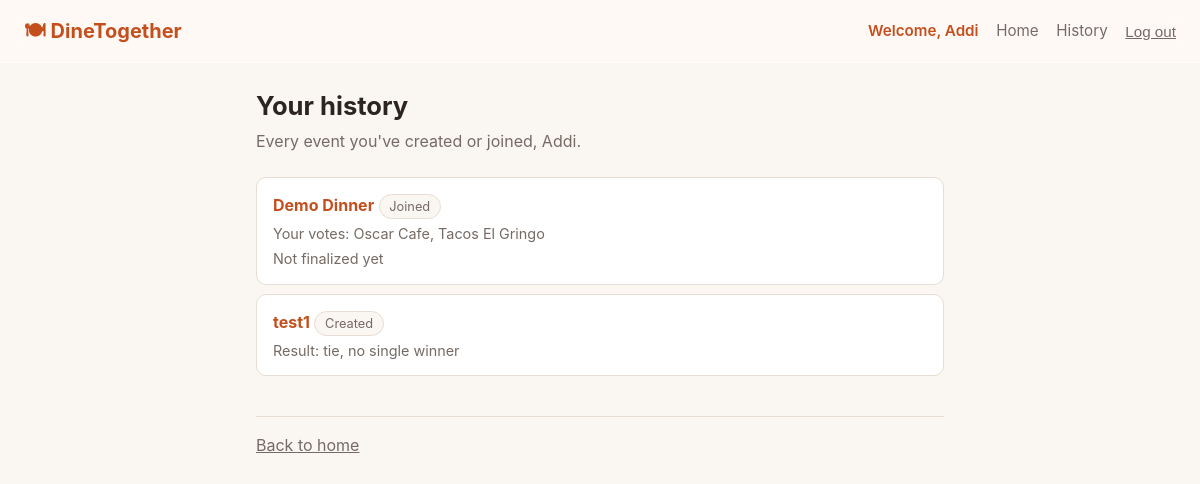
Screenshot of /history (signed in) with the database file from the repository.
### tables this page shows
CREATE TABLE users (
    id            INTEGER PRIMARY KEY AUTOINCREMENT,
    username      TEXT NOT NULL UNIQUE,
    password_hash TEXT NOT NULL,
    display_name  TEXT NOT NULL,
    created_at    TEXT NOT NULL DEFAULT (datetime('now'))
);

CREATE TABLE events (
    id          INTEGER PRIMARY KEY AUTOINCREMENT,
    name        TEXT NOT NULL,
    invite_code TEXT NOT NULL UNIQUE,
    created_at  TEXT NOT NULL DEFAULT (datetime('now'))
);

### app/routes.py (the view)
@bp.get("/history")
def history():
    user = _current_user()
    if user is None:
        return redirect(url_for("main.login"))
    entries = history_service.get_history_for_user(_repo(), _vote_repo(), _restaurant_repo(), user.id)
    return render_template("history.html", entries=entries)

### app/db.py (called while the page is built)
def get_db() -> sqlite3.Connection:
    if "db" not in g:
        g.db = sqlite3.connect(
            current_app.config["DATABASE"],
            detect_types=sqlite3.PARSE_DECLTYPES,
        )
        g.db.row_factory = sqlite3.Row
        g.db.execute("PRAGMA foreign_keys = ON")
    return g.db

### app/repositories/event_repository.py (called while the page is built)
    def get_participant_for_user(self, event_id: int, user_id: int) -> Participant | None:
        row = self._db.execute(
            "SELECT id, event_id, user_id, display_name FROM participants "
            "WHERE event_id = ? AND user_id = ?",
            (event_id, user_id),
        ).fetchone()
        if row is None:
            return None
        return Participant(
            id=row["id"], event_id=row["event_id"], user_id=row["user_id"], display_name=row["display_name"]
        )

    def list_events_for_user(self, user_id: int) -> list[tuple[Event, bool]]:
        rows = self._db.execute(
            "SELECT e.id, e.name, e.invite_code, e.created_at, "
            "       p.id = (SELECT MIN(id) FROM participants WHERE event_id = e.id) AS is_creator "
            "FROM events e "
            "JOIN participants p ON p.event_id = e.id "
            "WHERE p.user_id = ? ORDER BY p.joined_at DESC",
            (user_id,),
        ).fetchall()
        return [
            (
                Event(id=r["id"], name=r["name"], invite_code=r["invite_code"], created_at=r["created_at"]),
                bool(r["is_creator"]),
            )
            for r in rows
        ]

### app/repositories/restaurant_repository.py (called while the page is built)
def _row_to_restaurant(row: sqlite3.Row) -> Restaurant:
    tags = [
        tag.strip()
        for tag in row["dietary_tags"].split(",")
        if tag.strip()
    ]
    return Restaurant(
        id=row["id"],
        name=row["name"],
        cuisine=row["cuisine"],
        price_level=row["price_level"],
        dietary_tags=tags,
        distance_mi=row["distance_mi"],
        rating=row["rating"],
    )

    def get_by_id(
        self,
        restaurant_id: int,
    ) -> Restaurant | None:
        row = self._db.execute(
            """
            SELECT
                id,
                name,
                cuisine,
                price_level,
                dietary_tags,
                distance_mi,
                rating
            FROM restaurants
            WHERE id = ?
            """,
            (restaurant_id,),
        ).fetchone()
        return _row_to_restaurant(row) if row else None

### app/routes.py (called while the page is built)
def _repo() -> EventRepository:
    return EventRepository(get_db())

### app/templates/history.html (shortened to what this page needs)
{% extends "base.html" %}
{% block content %}
  <h1>Your history</h1>
  <p class="subtitle">Every event you've created or joined, {{ current_user.display_name }}.</p>
  {% if not entries %}
    <div class="card">
      <p>You haven't joined any events yet.</p>
      <a class="btn" href="{{ url_for('main.home') }}">Create or join an event</a>
    </div>
  {% else %}
    <ul class="history-list">
      {% for entry in entries %}
        <li>
          <a href="{{ url_for('main.event_home', event_id=entry.event.id) }}"><strong>{{ entry.event.name }}</strong></a>
          <span class="tag">{{ 'Created' if entry.is_creator else 'Joined' }}</span>
          {% if entry.my_choices %}
            <div class="meta">Your vote{{ 's' if entry.my_choices|length > 1 }}: {{ entry.my_choices|map(attribute='name')|join(', ') }}</div>
          {% endif %}
          {% if entry.finalized %}
            {% if entry.is_tie %}
              <div class="meta">Result: tie, no single winner</div>
            {% else %}
              <div class="meta">Result: {{ entry.winner.name }}</div>
            {% endif %}
          {% else %}
            <div class="meta">Not finalized yet</div>
          {% endif %}
        </li>
      {% endfor %}
    </ul>
  {% endif %}
  <footer class="hint"><a href="{{ url_for('main.home') }}">Back to home</a></footer>
{% endblock %}

### app/templates/base.html (shortened to what this page needs)
<!doctype html>
<html lang="en">
<head>
  <link rel="stylesheet" href="{{ url_for('static', filename='style.css') }}">
</head>
<body>
  <header class="site">
    <a class="brand" href="{{ url_for('main.home') }}">🍽 DineTogether</a>
{% if current_user %}
  <nav class="header-nav">
    <span class="welcome-badge">Welcome, {{ current_user.display_name }}</span>
    <a href="{{ url_for('main.home') }}">Home</a>
    <a href="{{ url_for('main.history') }}">History</a>
    <form method="post" action="{{ url_for('main.logout') }}" class="logout-form">
      <button type="submit" class="link-button">Log out</button>
    </form>
  </nav>
{% else %}
  <nav class="header-nav">
    <a href="{{ url_for('main.home') }}">Home</a>
    <a href="{{ url_for('main.login') }}">Log in</a>
    <a href="{{ url_for('main.register') }}">Sign up</a>
  </nav>
{% endif %}
  </header>
  <div class="page">
    {% block content %}{% endblock %}
  </div>
</body>
</html>

### app/static/style.css (style rules this page uses)
:root { --accent: #e2622a; --accent-dark: #c44f1d; --ink: #2b2420; --muted: #756b64; --bg: #faf6f1; --card: #ffffff; --border: #e7ddd3; --success-bg: #e9f6ea; --success-ink: #276b32; --error-bg: #fbe9e7; --error-ink: #a3311a; --radius: 10px; }
* { box-sizing: border-box; }
body { margin: 0; font-family: -apple-system, "Segoe UI", Roboto, Helvetica, Arial, sans-serif; background: var(--bg); color: var(--ink); line-height: 1.5; }
.page { max-width: 720px; margin: 0 auto; padding: 1.5rem 1rem 4rem; }
header.site { display: flex; align-items: center; justify-content: space-between; padding: 1rem 1.5rem; background: rgba(255, 250, 246, 0.88); backdrop-filter: blur(12px); -webkit-backdrop-filter: blur(12px); border-bottom: 1px solid rgba(255,255,255,0.35); position: relative; z-index: 10; }
header.site a.brand { font-size: 1.25rem; font-weight: 700; color: var(--accent-dark); text-decoration: none; }
header.site nav.header-nav { display: flex; align-items: center; gap: 1.1rem; }
header.site nav.header-nav a { color: var(--muted); text-decoration: none; font-size: 0.95rem; }
.logout-form { margin: 0; }
.welcome-badge { color: var(--accent-dark); font-weight: 600; font-size: 0.95rem; }
button.link-button { background: none; border: none; padding: 0; margin: 0; color: var(--muted); font-size: 0.95rem; font-weight: 400; cursor: pointer; text-decoration: underline; }
h1 { font-size: 1.6rem; margin: 0 0 0.25rem; }
.subtitle { color: var(--muted); margin: 0 0 1.5rem; }
button, .btn { display: inline-block; margin-top: 1.25rem; padding: 0.65rem 1.3rem; background: var(--accent); color: #fff; border: none; border-radius: 8px; font-size: 1rem; font-weight: 600; cursor: pointer; text-decoration: none; text-align: center; }
.tag { display: inline-block; background: var(--bg); border: 1px solid var(--border); border-radius: 999px; padding: 0.1rem 0.6rem; font-size: 0.8rem; margin: 0.15rem 0.25rem 0 0; color: var(--muted); }
ul.history-list { list-style: none; padding: 0; }
ul.history-list li { background: var(--card); border: 1px solid var(--border); border-radius: var(--radius); padding: 0.85rem 1rem; margin-bottom: 0.6rem; }
ul.history-list a { color: var(--accent-dark); text-decoration: none; }
ul.history-list .meta { color: var(--muted); font-size: 0.9rem; margin-top: 0.25rem; }
footer.hint { margin-top: 2.5rem; padding-top: 1rem; border-top: 1px solid var(--border); }
footer.hint a { color: var(--muted); }

### rows the page displays
users: display_name "Addi"
events: event.name "Demo Dinner"
events: event.name "test1"

### other values shown
{{ 'Created' if entry.is_creator else 'Joined' }} "Joined" "Created"
{{ 's' if entry.my_choices|length > 1 }} "s"
{{ entry.my_choices|map(attribute='name')|join(', ') }} "Oscar Cafe, Tacos El Gringo"
